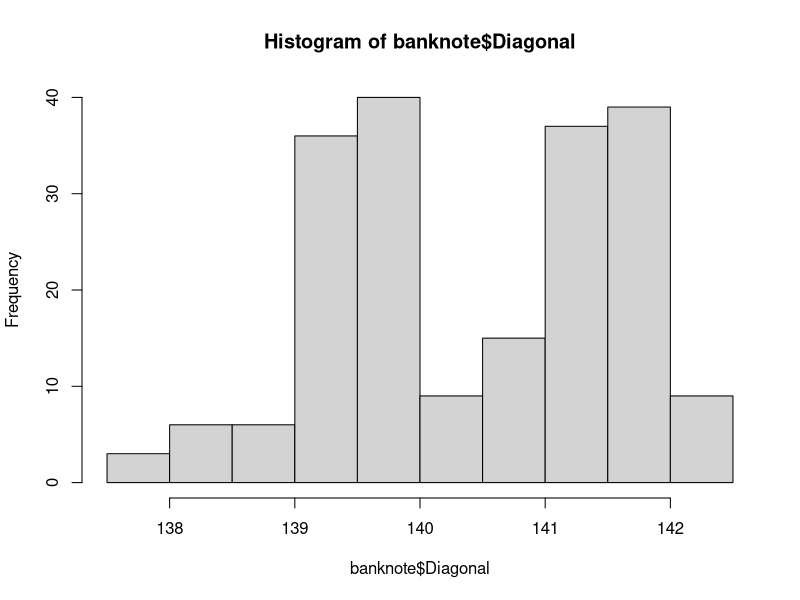

Reproduce this figure in R.
#Лекция 1
#Анализ данных на R в примерах и задачах

#Определение подлинности банкноты набора данных Swiss Bank Notes
install.packages("mclust") #Пакет с набором данных Swiss Bank Notes
library(mclust)
data("banknote")
head(banknote)
str(banknote)

#Графики
hist(banknote$Diagonal)

#Создание выборки на обучение и тестирование
train_ind <- sample(seq_len(nrow(banknote)), size = nrow(banknote) * 0.8) #Создание ветора индексов
train_df <- banknote[train_ind,]
test_df <- banknote[-train_ind,]
rm(train_ind)

#Логит и пробит модели
install.packages("lmtest") #Пакет с логит и пробит моделированием
library(lmtest)
m.logit <- glm(Status ~ Length + Left + Right + Bottom + Top,
               data = train_df, family = binomial(link = "logit"))
m.probit <- glm(Status ~ Length + Left + Right + Bottom + Top,
               data = train_df, family = binomial(link = "probit"))

#Предсказание для тестовой выборки и результат верных предсказаний
test_df$status_logit <- ifelse(predict.glm(m.logit, test_df) > 0, "genuine", "counterfeit")
test_df$status_probit <- ifelse(predict.glm(m.probit, test_df) > 0, "genuine", "counterfeit")
right_prediction_logit <- nrow(test_df[test_df$Status == test_df$status_logit, ]) / nrow(test_df) 
right_prediction_probit <- nrow(test_df[test_df$Status == test_df$status_probit, ]) / nrow(test_df) 
